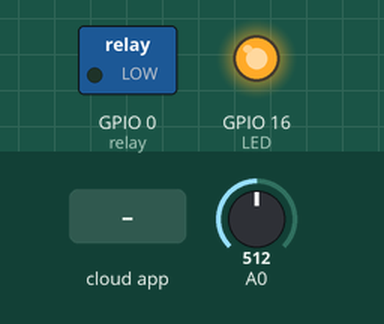
This sketch was run on a simulated ESP8266 (NodeMCU). On the bench: switched loads named in the sketch (green lamp = pin HIGH), output pins drawn as LEDs (lit = HIGH). The inputs (shaded band) are chosen by the test bench; at power-on: A0 = 512. WiFi joins after 1.5 s; servers stay silent unless stated; no MQTT or app messages arrive unless stated; what the sketch prints to the serial monitor is not drawn.

Above: at 2.7 s.
2.8 s: A0 set to 714
8.0 s: A0 set to 738
At 12.3 s:
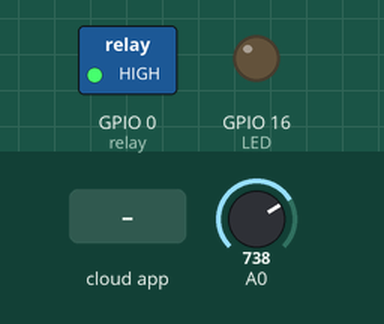
13.0 s: the phone or cloud app sets manual to 0
At 18.3 s:
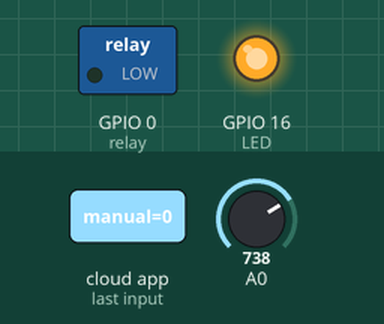
Timing chart, 0 to 19.8 s (numbered marks = the images above; inputs shaded):
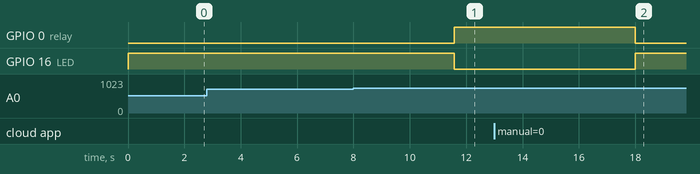

Measured:
- the behaviour switches between 724 and 725 on A0 (found by bisection; images 0 and 1)
- after the input at 2.8 s, every drawn part: stays the same
- after the input at 8.0 s, GPIO 0 (relay): LOW → HIGH after 3.6 s; GPIO 16 (LED): HIGH → LOW after 3.6 s
- after the input at 13.0 s, GPIO 0 (relay): HIGH → LOW after 5.0 s; GPIO 16 (LED): LOW → HIGH after 5.0 s

The sketch:

smart_farming.ino
```cpp
#include <ESP8266WiFi.h>
#include "Adafruit_MQTT.h"
#include "Adafruit_MQTT_Client.h"

#define WLAN_SSID       "Tenda1"
#define WLAN_PASS       "00000000swali"

#define AIO_SERVER      "io.adafruit.com"
#define AIO_SERVERPORT  1883                   // use 8883 for SSL
#define AIO_USERNAME    ""
#define AIO_KEY         ""

WiFiClient client;

Adafruit_MQTT_Client mqtt(&client, AIO_SERVER, AIO_SERVERPORT, AIO_USERNAME, AIO_KEY);
Adafruit_MQTT_Publish moisture = Adafruit_MQTT_Publish(&mqtt, AIO_USERNAME "/feeds/moisture_level");
Adafruit_MQTT_Subscribe onoffbutton = Adafruit_MQTT_Subscribe(&mqtt, AIO_USERNAME "/feeds/manual");

char switch_sts='F';
int moisture_val;
void MQTT_connect();
int relay = 0;
int LED =16;

void setup() {
  Serial.begin(115200);
  delay(10);
  pinMode(relay,OUTPUT);
  digitalWrite(relay,LOW);
    pinMode(LED,OUTPUT);
  digitalWrite(LED,HIGH);

  Serial.println(F("Moisture Sensing Device"));

  // Connect to WiFi access point.
  Serial.println(); Serial.println();
  Serial.print("Connecting to ");
  Serial.println(WLAN_SSID);

  WiFi.begin(WLAN_SSID, WLAN_PASS);
  while (WiFi.status() != WL_CONNECTED) {
    delay(500);
    Serial.print(".");
  }
  Serial.println();

  Serial.println("WiFi connected");
  Serial.println("IP address: "); Serial.println(WiFi.localIP());

  // Setup MQTT subscription for onoff feed.
  mqtt.subscribe(&onoffbutton);
}

uint32_t x=0;

void loop() {
  MQTT_connect();

  Adafruit_MQTT_Subscribe *subscription;
  while ((subscription = mqtt.readSubscription(5000))) {
    if (subscription == &onoffbutton)
    {

     switch_sts=onoffbutton.lastread[1];
     Serial.println(switch_sts);

    }

  }
  moisture_val=(820-analogRead(A0))/2.4;
  if((moisture_val<40&&switch_sts=='F')||switch_sts=='N')
  {
  digitalWrite(relay,HIGH);
    digitalWrite(LED,LOW);
     Serial.println("Motor ON");
  }
  else
  {
  digitalWrite(LED,HIGH);
  digitalWrite(relay,LOW);
   Serial.println("Motor off");
  }


  // Now we can publish stuff!
  Serial.print(F("\nSending moisture val "));

  if (! moisture.publish(moisture_val)) {

  } else {
    Serial.println(F("OK!"));
       Serial.print(moisture_val);
        Serial.print("%");
  }

}

void MQTT_connect() {
  int8_t ret;

  // Stop if already connected.
  if (mqtt.connected()) {
    return;
  }

  Serial.print("Connecting to MQTT... ");

  uint8_t retries = 3;
  while ((ret = mqtt.connect()) != 0) { // connect will return 0 for connected
       Serial.println(mqtt.connectErrorString(ret));
       Serial.println("Retrying MQTT connection in 5 seconds...");
       mqtt.disconnect();
       delay(5000);  // wait 5 seconds
       retries--;
       if (retries == 0) {
         // basically die and wait for WDT to reset me
         while (1);
       }
  }
  Serial.println("MQTT Connected!");
}
```
